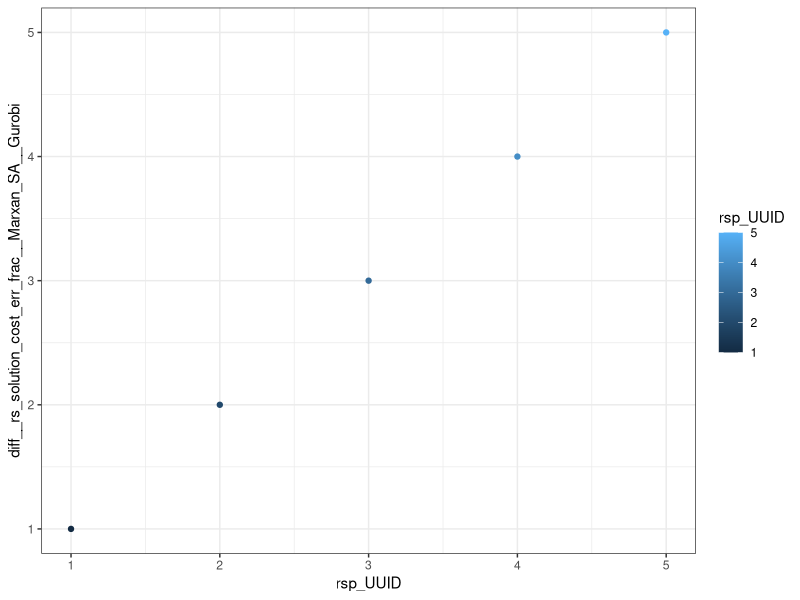
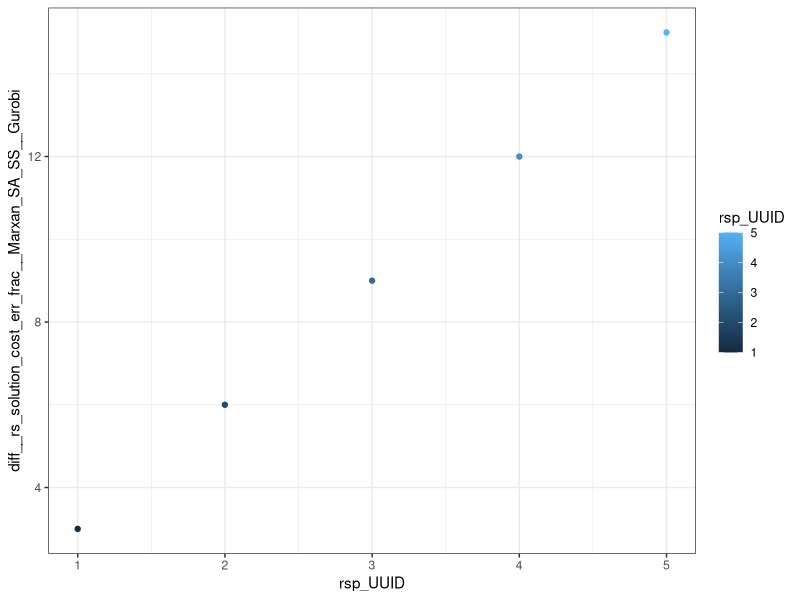
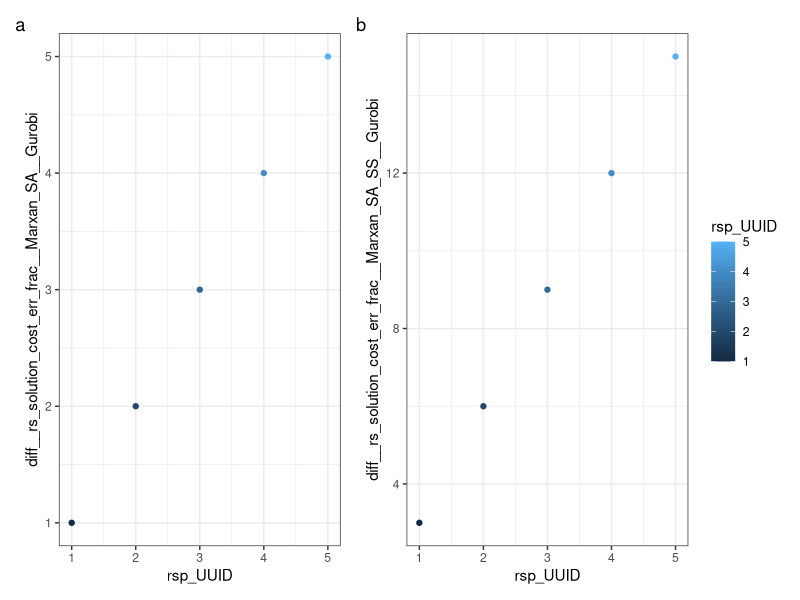

The R source for these figures, in order:
#===============================================================================

    ##  Load combined input data from multiple batches

new__load_all_data_for_paper_1_2 <- function (rs_method_names_list, base_path, suffix)
    {
    full_Gurobi_tib    = load_input_csv_into_tibble ("Gurobi", base_path, suffix)

    #---------------------------------------------
        #  Small bug fix - 2021 04 16 - BTL
        #  gurobi_runtime is added twice in gurobi input file that was just 
        #  read in, so second occurrence is gurobi_runtime.1.
        #  Not sure when the error was made.  Could have been in bdpg 
        #  or in data aggregation after runs.  
        #  If you fix this in a way that causes the gurobi input file to be 
        #  changed and no longer have the ".1" column, then you also need to 
        #  remove this select() call in load_all_...() that removes that column.
        #  Note that I did check after the file was loaded to see if the two 
        #  columns are identical, and they are, i.e., 
        #  gurobi_runtime == gurobi_runtime.1.
    full_Gurobi_tib = select (full_Gurobi_tib, -gurobi_runtime.1)    
    #---------------------------------------------
    
    exp_tib = full_Gurobi_tib

    individual_rs_tib_list = list (Gurobi = full_Gurobi_tib)
    
    if ("Marxan_SA" %in% rs_method_names_list)
        {
        full_Marxan_SA_tib = 
            load_input_csv_into_tibble ("Marxan_SA", base_path, suffix)

        exp_tib = bind_rows (exp_tib, 
                             full_Marxan_SA_tib)
        
        individual_rs_tib_list [["Marxan_SA"]] = full_Marxan_SA_tib
        }
    
    if ("Marxan_SA_SS" %in% rs_method_names_list)
        {
        full_Marxan_SA_SS_tib = 
            load_input_csv_into_tibble ("Marxan_SA_SS", base_path, suffix)

        exp_tib = bind_rows (exp_tib, 
                             full_Marxan_SA_SS_tib)
        
        individual_rs_tib_list [["Marxan_SA_SS"]] = full_Marxan_SA_SS_tib
        }
    
    if ("ZL_Backward" %in% rs_method_names_list)
        {
        full_ZL_Backward_tib = 
            load_input_csv_into_tibble ("ZL_Backward", base_path, suffix)

        exp_tib = bind_rows (exp_tib, 
                             full_ZL_Backward_tib)
        }
    
    if ("SR_Forward" %in% rs_method_names_list)
        {
        full_SR_Forward_tib = 
            load_input_csv_into_tibble ("SR_Forward", base_path, suffix)
        
        exp_tib = bind_rows (exp_tib, 
                             full_SR_Forward_tib)
        }
    
    if ("UR_Forward" %in% rs_method_names_list)
        {
        full_UR_Forward_tib = 
            load_input_csv_into_tibble ("UR_Forward", base_path, suffix)
        
        exp_tib = bind_rows (exp_tib, 
                             full_UR_Forward_tib)
        
        individual_rs_tib_list [["UR_Forward"]] = full_UR_Forward_tib
        }

    joined_scores_tib_list = 
        build_joined_scores_tib_for_all_reserve_selectors (individual_rs_tib_list)
    
    # joined_scores_tib_list = joined_scores_tib_list$sorted
    
    score_diffs_tib = build_score_diffs_tib (joined_scores_tib_list)
    
    exp_tib = left_join (exp_tib, score_diffs_tib, by = "rsp_UUID")
    
    return (list (full_Gurobi_tib = full_Gurobi_tib,
                  exp_tib = exp_tib))
    }

#===============================================================================

rename_score_cols_with_rs_name <- function (cur_small_tib, names_to_replace, cur_rs_name)
    {
    cn = colnames (cur_small_tib)
    cn [which (cn == "rs_solution_cost_err_frac")] = glue ("rs_solution_cost_err_frac__", cur_rs_name)
    cn [which (cn == "abs_rs_solution_cost_err_frac")] = glue ("abs_rs_solution_cost_err_frac__", cur_rs_name)
    cn [which (cn == "rsr_COR_euc_out_err_frac")] = glue ("rsr_COR_euc_out_err_frac__", cur_rs_name)
    # cn [which (cn == "rsr_APP_spp_rep_shortfall")] = glue ("rsr_APP_spp_rep_shortfall__", cur_rs_name)
    # cn [which (cn == "rsr_APP_solution_FRAC_spp_covered")] = glue ("rsr_APP_solution_FRAC_spp_covered__", cur_rs_name)
    cn [which (cn == "rsr_COR_spp_rep_shortfall")] = glue ("rsr_COR_spp_rep_shortfall__", cur_rs_name)
    cn [which (cn == "rsr_COR_solution_FRAC_spp_covered")] = glue ("rsr_COR_solution_FRAC_spp_covered__", cur_rs_name)
    cn [which (cn == "err_mag")] = glue ("err_mag__", cur_rs_name)
    colnames (cur_small_tib) = cn
    
    return (cur_small_tib)
    }

#===============================================================================

init_and_add_one_rs <- function (cur_rs_name, multiplier, individual_rs_tib_list)
    {
    uuids <- sample (1:5,replace=FALSE)
    full_tib = tibble (mult = multiplier, rsp_UUID = uuids, 
                       
                       rs_solution_cost_err_frac = uuids * multiplier,
                       abs_rs_solution_cost_err_frac = uuids * multiplier,

                       rsr_COR_euc_out_err_frac = uuids * multiplier,

                       # rsr_APP_spp_rep_shortfall = uuids * multiplier,
                       # rsr_APP_solution_FRAC_spp_covered = uuids * multiplier,
                       # 
                       rsr_COR_spp_rep_shortfall = uuids * multiplier,
                       rsr_COR_solution_FRAC_spp_covered = uuids * multiplier,
                    
                       err_mag = uuids * multiplier
                      )
    individual_rs_tib_list [[cur_rs_name]] = full_tib
   
    return (individual_rs_tib_list)
    }

#===============================================================================

init_data <- function ()
    {
    individual_rs_tib_list = list()
    
    individual_rs_tib_list = 
        init_and_add_one_rs (cur_rs_name = "Gurobi", 
                             multiplier = 2, 
                             individual_rs_tib_list)

    individual_rs_tib_list = 
        init_and_add_one_rs (cur_rs_name = "Marxan_SA", 
                             multiplier = 3, 
                             individual_rs_tib_list)

    individual_rs_tib_list = 
        init_and_add_one_rs (cur_rs_name = "Marxan_SA_SS", 
                             multiplier = 5, 
                             individual_rs_tib_list)

    individual_rs_tib_list = 
        init_and_add_one_rs (cur_rs_name = "UR_Forward", 
                             multiplier = 7, 
                             individual_rs_tib_list)

    return (individual_rs_tib_list)
    }

#===============================================================================

build_joined_scores_tib_for_all_reserve_selectors <- 
    function (individual_rs_tib_list)
    {
    joined_scores_tib = NULL
    rs_names = names (individual_rs_tib_list)
    num_rs = length (rs_names)
    
    for (cur_idx in 1:num_rs)
        {
        cur_rs_name = rs_names [cur_idx]
        cat ("\n", cur_idx, ": cur_rs_name = '", cur_rs_name, sep='')
        
        cur_full_tib = individual_rs_tib_list [[cur_idx]]
        cur_small_tib = select (cur_full_tib, 
                              
                                #  Problem and reserve selector labels                     
                                    # id,     #  Batch ID
                                    rsp_UUID, 
                                
                                    rs_solution_cost_err_frac,
                                    abs_rs_solution_cost_err_frac,

                                    rsr_COR_euc_out_err_frac,

                                    # rsr_APP_spp_rep_shortfall,
                                    # rsr_APP_solution_FRAC_spp_covered,

                                    rsr_COR_spp_rep_shortfall,
                                    rsr_COR_solution_FRAC_spp_covered,
                                    
                                    err_mag
                                ) 
      
        new_small_tib = 
            rename_score_cols_with_rs_name (cur_small_tib, names_to_replace, cur_rs_name)
        
        if (is.null (joined_scores_tib))
            {
            joined_scores_tib = new_small_tib
            
            } else
            {
            joined_scores_tib <- left_join (joined_scores_tib, 
                                            new_small_tib, 
                                            by = "rsp_UUID")
            }
    
        }  #  end for - all rs names
    
        #  This sorting was to make it easier to figure out whether test 
        #  results were correct, but isn't useful or necessary for real data, 
    # joined_scores_tib = arrange (joined_scores_tib, rsp_UUID)
    
    return (joined_scores_tib)
    }

#===============================================================================

build_score_diffs_tib <- function (sorted_joined_scores_tib)
    {
    score_diffs_tib = mutate (sorted_joined_scores_tib, 
                          
                            # #----------  xxx
                            # 
                            # diff__xxx__Marxan_SA__Gurobi = xxx__Marxan_SA - xxx__Gurobi, 
                            # diff__xxx__Gurobi__Marxan_SA = -diff__xxx__Marxan_SA__Gurobi, 
                            # 
                            # diff__xxx__Marxan_SA_SS__Gurobi = xxx__Marxan_SA_SS - xxx__Gurobi, 
                            # diff__xxx__Gurobi__Marxan_SA_SS = -diff__xxx__Marxan_SA_SS__Gurobi, 
                            # 
                            # diff__xxx__UR_Forward__Gurobi = xxx__UR_Forward - xxx__Gurobi, 
                            # diff__xxx__Gurobi__UR_Forward = -diff__xxx__UR_Forward__Gurobi, 
                            # 
                            # 
                            # diff__xxx__Marxan_SA__Marxan_SA_SS = xxx__Marxan_SA - xxx__Marxan_SA_SS, 
                            # diff__xxx__Marxan_SA_SS__Marxan_SA = -diff__xxx__Marxan_SA__Marxan_SA_SS, 
                            # 
                            # diff__xxx__Marxan_SA__UR_Forward = xxx__Marxan_SA - xxx__UR_Forward, 
                            # diff__xxx__UR_Forward__Marxan_SA = -diff__xxx__Marxan_SA__UR_Forward, 
                            # 
                            # 
                            # diff__xxx__Marxan_SA_SS__UR_Forward = xxx__Marxan_SA_SS - xxx__UR_Forward, 
                            # diff__xxx__UR_Forward__Marxan_SA_SS = -diff__xxx__Marxan_SA_SS__UR_Forward, 
                            
                            #----------  rs_solution_cost_err_frac
                            
                            diff__rs_solution_cost_err_frac__Marxan_SA__Gurobi = rs_solution_cost_err_frac__Marxan_SA - rs_solution_cost_err_frac__Gurobi, 
                            diff__rs_solution_cost_err_frac__Gurobi__Marxan_SA = -diff__rs_solution_cost_err_frac__Marxan_SA__Gurobi, 
                            
                            diff__rs_solution_cost_err_frac__Marxan_SA_SS__Gurobi = rs_solution_cost_err_frac__Marxan_SA_SS - rs_solution_cost_err_frac__Gurobi, 
                            diff__rs_solution_cost_err_frac__Gurobi__Marxan_SA_SS = -diff__rs_solution_cost_err_frac__Marxan_SA_SS__Gurobi, 
                            
                            diff__rs_solution_cost_err_frac__UR_Forward__Gurobi = rs_solution_cost_err_frac__UR_Forward - rs_solution_cost_err_frac__Gurobi, 
                            diff__rs_solution_cost_err_frac__Gurobi__UR_Forward = -diff__rs_solution_cost_err_frac__UR_Forward__Gurobi, 
                            
                            
                            diff__rs_solution_cost_err_frac__Marxan_SA__Marxan_SA_SS = rs_solution_cost_err_frac__Marxan_SA - rs_solution_cost_err_frac__Marxan_SA_SS, 
                            diff__rs_solution_cost_err_frac__Marxan_SA_SS__Marxan_SA = -diff__rs_solution_cost_err_frac__Marxan_SA__Marxan_SA_SS, 
                            
                            diff__rs_solution_cost_err_frac__Marxan_SA__UR_Forward = rs_solution_cost_err_frac__Marxan_SA - rs_solution_cost_err_frac__UR_Forward, 
                            diff__rs_solution_cost_err_frac__UR_Forward__Marxan_SA = -diff__rs_solution_cost_err_frac__Marxan_SA__UR_Forward, 
                            
                            
                            diff__rs_solution_cost_err_frac__Marxan_SA_SS__UR_Forward = rs_solution_cost_err_frac__Marxan_SA_SS - rs_solution_cost_err_frac__UR_Forward, 
                            diff__rs_solution_cost_err_frac__UR_Forward__Marxan_SA_SS = -diff__rs_solution_cost_err_frac__Marxan_SA_SS__UR_Forward, 
                            
                            #----------  abs_rs_solution_cost_err_frac
                            
                            diff__abs_rs_solution_cost_err_frac__Marxan_SA__Gurobi = abs_rs_solution_cost_err_frac__Marxan_SA - abs_rs_solution_cost_err_frac__Gurobi, 
                            diff__abs_rs_solution_cost_err_frac__Gurobi__Marxan_SA = -diff__abs_rs_solution_cost_err_frac__Marxan_SA__Gurobi, 
                            
                            diff__abs_rs_solution_cost_err_frac__Marxan_SA_SS__Gurobi = abs_rs_solution_cost_err_frac__Marxan_SA_SS - abs_rs_solution_cost_err_frac__Gurobi, 
                            diff__abs_rs_solution_cost_err_frac__Gurobi__Marxan_SA_SS = -diff__abs_rs_solution_cost_err_frac__Marxan_SA_SS__Gurobi, 
                            
                            diff__abs_rs_solution_cost_err_frac__UR_Forward__Gurobi = abs_rs_solution_cost_err_frac__UR_Forward - abs_rs_solution_cost_err_frac__Gurobi, 
                            diff__abs_rs_solution_cost_err_frac__Gurobi__UR_Forward = -diff__abs_rs_solution_cost_err_frac__UR_Forward__Gurobi, 
                            
                            
                            diff__abs_rs_solution_cost_err_frac__Marxan_SA__Marxan_SA_SS = abs_rs_solution_cost_err_frac__Marxan_SA - abs_rs_solution_cost_err_frac__Marxan_SA_SS, 
                            diff__abs_rs_solution_cost_err_frac__Marxan_SA_SS__Marxan_SA = -diff__abs_rs_solution_cost_err_frac__Marxan_SA__Marxan_SA_SS, 
                            
                            diff__abs_rs_solution_cost_err_frac__Marxan_SA__UR_Forward = abs_rs_solution_cost_err_frac__Marxan_SA - abs_rs_solution_cost_err_frac__UR_Forward, 
                            diff__abs_rs_solution_cost_err_frac__UR_Forward__Marxan_SA = -diff__abs_rs_solution_cost_err_frac__Marxan_SA__UR_Forward, 
                            
                            
                            diff__abs_rs_solution_cost_err_frac__Marxan_SA_SS__UR_Forward = abs_rs_solution_cost_err_frac__Marxan_SA_SS - abs_rs_solution_cost_err_frac__UR_Forward, 
                            diff__abs_rs_solution_cost_err_frac__UR_Forward__Marxan_SA_SS = -diff__abs_rs_solution_cost_err_frac__Marxan_SA_SS__UR_Forward, 
                            
                            #----------  rsr_COR_euc_out_err_frac
                            
                            diff__rsr_COR_euc_out_err_frac__Marxan_SA__Gurobi = rsr_COR_euc_out_err_frac__Marxan_SA - rsr_COR_euc_out_err_frac__Gurobi, 
                            diff__rsr_COR_euc_out_err_frac__Gurobi__Marxan_SA = -diff__rsr_COR_euc_out_err_frac__Marxan_SA__Gurobi, 
                            
                            diff__rsr_COR_euc_out_err_frac__Marxan_SA_SS__Gurobi = rsr_COR_euc_out_err_frac__Marxan_SA_SS - rsr_COR_euc_out_err_frac__Gurobi, 
                            diff__rsr_COR_euc_out_err_frac__Gurobi__Marxan_SA_SS = -diff__rsr_COR_euc_out_err_frac__Marxan_SA_SS__Gurobi, 
                            
                            diff__rsr_COR_euc_out_err_frac__UR_Forward__Gurobi = rsr_COR_euc_out_err_frac__UR_Forward - rsr_COR_euc_out_err_frac__Gurobi, 
                            diff__rsr_COR_euc_out_err_frac__Gurobi__UR_Forward = -diff__rsr_COR_euc_out_err_frac__UR_Forward__Gurobi, 
                            
                            
                            diff__rsr_COR_euc_out_err_frac__Marxan_SA__Marxan_SA_SS = rsr_COR_euc_out_err_frac__Marxan_SA - rsr_COR_euc_out_err_frac__Marxan_SA_SS, 
                            diff__rsr_COR_euc_out_err_frac__Marxan_SA_SS__Marxan_SA = -diff__rsr_COR_euc_out_err_frac__Marxan_SA__Marxan_SA_SS, 
                            
                            diff__rsr_COR_euc_out_err_frac__Marxan_SA__UR_Forward = rsr_COR_euc_out_err_frac__Marxan_SA - rsr_COR_euc_out_err_frac__UR_Forward, 
                            diff__rsr_COR_euc_out_err_frac__UR_Forward__Marxan_SA = -diff__rsr_COR_euc_out_err_frac__Marxan_SA__UR_Forward, 
                            
                            
                            diff__rsr_COR_euc_out_err_frac__Marxan_SA_SS__UR_Forward = rsr_COR_euc_out_err_frac__Marxan_SA_SS - rsr_COR_euc_out_err_frac__UR_Forward, 
                            diff__rsr_COR_euc_out_err_frac__UR_Forward__Marxan_SA_SS = -diff__rsr_COR_euc_out_err_frac__Marxan_SA_SS__UR_Forward, 
                            
                            # #----------  rsr_APP_spp_rep_shortfall
                            # 
                            # diff__rsr_APP_spp_rep_shortfall__Marxan_SA__Gurobi = rsr_APP_spp_rep_shortfall__Marxan_SA - rsr_APP_spp_rep_shortfall__Gurobi, 
                            # diff__rsr_APP_spp_rep_shortfall__Gurobi__Marxan_SA = -diff__rsr_APP_spp_rep_shortfall__Marxan_SA__Gurobi, 
                            # 
                            # diff__rsr_APP_spp_rep_shortfall__Marxan_SA_SS__Gurobi = rsr_APP_spp_rep_shortfall__Marxan_SA_SS - rsr_APP_spp_rep_shortfall__Gurobi, 
                            # diff__rsr_APP_spp_rep_shortfall__Gurobi__Marxan_SA_SS = -diff__rsr_APP_spp_rep_shortfall__Marxan_SA_SS__Gurobi, 
                            # 
                            # diff__rsr_APP_spp_rep_shortfall__UR_Forward__Gurobi = rsr_APP_spp_rep_shortfall__UR_Forward - rsr_APP_spp_rep_shortfall__Gurobi, 
                            # diff__rsr_APP_spp_rep_shortfall__Gurobi__UR_Forward = -diff__rsr_APP_spp_rep_shortfall__UR_Forward__Gurobi, 
                            # 
                            # 
                            # diff__rsr_APP_spp_rep_shortfall__Marxan_SA__Marxan_SA_SS = rsr_APP_spp_rep_shortfall__Marxan_SA - rsr_APP_spp_rep_shortfall__Marxan_SA_SS, 
                            # diff__rsr_APP_spp_rep_shortfall__Marxan_SA_SS__Marxan_SA = -diff__rsr_APP_spp_rep_shortfall__Marxan_SA__Marxan_SA_SS, 
                            # 
                            # diff__rsr_APP_spp_rep_shortfall__Marxan_SA__UR_Forward = rsr_APP_spp_rep_shortfall__Marxan_SA - rsr_APP_spp_rep_shortfall__UR_Forward, 
                            # diff__rsr_APP_spp_rep_shortfall__UR_Forward__Marxan_SA = -diff__rsr_APP_spp_rep_shortfall__Marxan_SA__UR_Forward, 
                            # 
                            # 
                            # diff__rsr_APP_spp_rep_shortfall__Marxan_SA_SS__UR_Forward = rsr_APP_spp_rep_shortfall__Marxan_SA_SS - rsr_APP_spp_rep_shortfall__UR_Forward, 
                            # diff__rsr_APP_spp_rep_shortfall__UR_Forward__Marxan_SA_SS = -diff__rsr_APP_spp_rep_shortfall__Marxan_SA_SS__UR_Forward, 
                            
                            # #----------  rsr_APP_solution_FRAC_spp_covered
                            # 
                            # diff__rsr_APP_solution_FRAC_spp_covered__Marxan_SA__Gurobi = rsr_APP_solution_FRAC_spp_covered__Marxan_SA - rsr_APP_solution_FRAC_spp_covered__Gurobi, 
                            # diff__rsr_APP_solution_FRAC_spp_covered__Gurobi__Marxan_SA = -diff__rsr_APP_solution_FRAC_spp_covered__Marxan_SA__Gurobi, 
                            # 
                            # diff__rsr_APP_solution_FRAC_spp_covered__Marxan_SA_SS__Gurobi = rsr_APP_solution_FRAC_spp_covered__Marxan_SA_SS - rsr_APP_solution_FRAC_spp_covered__Gurobi, 
                            # diff__rsr_APP_solution_FRAC_spp_covered__Gurobi__Marxan_SA_SS = -diff__rsr_APP_solution_FRAC_spp_covered__Marxan_SA_SS__Gurobi, 
                            # 
                            # diff__rsr_APP_solution_FRAC_spp_covered__UR_Forward__Gurobi = rsr_APP_solution_FRAC_spp_covered__UR_Forward - rsr_APP_solution_FRAC_spp_covered__Gurobi, 
                            # diff__rsr_APP_solution_FRAC_spp_covered__Gurobi__UR_Forward = -diff__rsr_APP_solution_FRAC_spp_covered__UR_Forward__Gurobi, 
                            # 
                            # 
                            # diff__rsr_APP_solution_FRAC_spp_covered__Marxan_SA__Marxan_SA_SS = rsr_APP_solution_FRAC_spp_covered__Marxan_SA - rsr_APP_solution_FRAC_spp_covered__Marxan_SA_SS, 
                            # diff__rsr_APP_solution_FRAC_spp_covered__Marxan_SA_SS__Marxan_SA = -diff__rsr_APP_solution_FRAC_spp_covered__Marxan_SA__Marxan_SA_SS, 
                            # 
                            # diff__rsr_APP_solution_FRAC_spp_covered__Marxan_SA__UR_Forward = rsr_APP_solution_FRAC_spp_covered__Marxan_SA - rsr_APP_solution_FRAC_spp_covered__UR_Forward, 
                            # diff__rsr_APP_solution_FRAC_spp_covered__UR_Forward__Marxan_SA = -diff__rsr_APP_solution_FRAC_spp_covered__Marxan_SA__UR_Forward, 
                            # 
                            # 
                            # diff__rsr_APP_solution_FRAC_spp_covered__Marxan_SA_SS__UR_Forward = rsr_APP_solution_FRAC_spp_covered__Marxan_SA_SS - rsr_APP_solution_FRAC_spp_covered__UR_Forward, 
                            # diff__rsr_APP_solution_FRAC_spp_covered__UR_Forward__Marxan_SA_SS = -diff__rsr_APP_solution_FRAC_spp_covered__Marxan_SA_SS__UR_Forward, 
                            
                            #----------  rsr_COR_spp_rep_shortfall
                            
                            diff__rsr_COR_spp_rep_shortfall__Marxan_SA__Gurobi = rsr_COR_spp_rep_shortfall__Marxan_SA - rsr_COR_spp_rep_shortfall__Gurobi, 
                            diff__rsr_COR_spp_rep_shortfall__Gurobi__Marxan_SA = -diff__rsr_COR_spp_rep_shortfall__Marxan_SA__Gurobi, 
                            
                            diff__rsr_COR_spp_rep_shortfall__Marxan_SA_SS__Gurobi = rsr_COR_spp_rep_shortfall__Marxan_SA_SS - rsr_COR_spp_rep_shortfall__Gurobi, 
                            diff__rsr_COR_spp_rep_shortfall__Gurobi__Marxan_SA_SS = -diff__rsr_COR_spp_rep_shortfall__Marxan_SA_SS__Gurobi, 
                            
                            diff__rsr_COR_spp_rep_shortfall__UR_Forward__Gurobi = rsr_COR_spp_rep_shortfall__UR_Forward - rsr_COR_spp_rep_shortfall__Gurobi, 
                            diff__rsr_COR_spp_rep_shortfall__Gurobi__UR_Forward = -diff__rsr_COR_spp_rep_shortfall__UR_Forward__Gurobi, 
                            
                            
                            diff__rsr_COR_spp_rep_shortfall__Marxan_SA__Marxan_SA_SS = rsr_COR_spp_rep_shortfall__Marxan_SA - rsr_COR_spp_rep_shortfall__Marxan_SA_SS, 
                            diff__rsr_COR_spp_rep_shortfall__Marxan_SA_SS__Marxan_SA = -diff__rsr_COR_spp_rep_shortfall__Marxan_SA__Marxan_SA_SS, 
                            
                            diff__rsr_COR_spp_rep_shortfall__Marxan_SA__UR_Forward = rsr_COR_spp_rep_shortfall__Marxan_SA - rsr_COR_spp_rep_shortfall__UR_Forward, 
                            diff__rsr_COR_spp_rep_shortfall__UR_Forward__Marxan_SA = -diff__rsr_COR_spp_rep_shortfall__Marxan_SA__UR_Forward, 
                            
                            
                            diff__rsr_COR_spp_rep_shortfall__Marxan_SA_SS__UR_Forward = rsr_COR_spp_rep_shortfall__Marxan_SA_SS - rsr_COR_spp_rep_shortfall__UR_Forward, 
                            diff__rsr_COR_spp_rep_shortfall__UR_Forward__Marxan_SA_SS = -diff__rsr_COR_spp_rep_shortfall__Marxan_SA_SS__UR_Forward, 
                            
                            #----------  rsr_COR_solution_FRAC_spp_covered
                            
                            diff__rsr_COR_solution_FRAC_spp_covered__Marxan_SA__Gurobi = rsr_COR_solution_FRAC_spp_covered__Marxan_SA - rsr_COR_solution_FRAC_spp_covered__Gurobi, 
                            diff__rsr_COR_solution_FRAC_spp_covered__Gurobi__Marxan_SA = -diff__rsr_COR_solution_FRAC_spp_covered__Marxan_SA__Gurobi, 
                            
                            diff__rsr_COR_solution_FRAC_spp_covered__Marxan_SA_SS__Gurobi = rsr_COR_solution_FRAC_spp_covered__Marxan_SA_SS - rsr_COR_solution_FRAC_spp_covered__Gurobi, 
                            diff__rsr_COR_solution_FRAC_spp_covered__Gurobi__Marxan_SA_SS = -diff__rsr_COR_solution_FRAC_spp_covered__Marxan_SA_SS__Gurobi, 
                            
                            diff__rsr_COR_solution_FRAC_spp_covered__UR_Forward__Gurobi = rsr_COR_solution_FRAC_spp_covered__UR_Forward - rsr_COR_solution_FRAC_spp_covered__Gurobi, 
                            diff__rsr_COR_solution_FRAC_spp_covered__Gurobi__UR_Forward = -diff__rsr_COR_solution_FRAC_spp_covered__UR_Forward__Gurobi, 
                            
                            
                            diff__rsr_COR_solution_FRAC_spp_covered__Marxan_SA__Marxan_SA_SS = rsr_COR_solution_FRAC_spp_covered__Marxan_SA - rsr_COR_solution_FRAC_spp_covered__Marxan_SA_SS, 
                            diff__rsr_COR_solution_FRAC_spp_covered__Marxan_SA_SS__Marxan_SA = -diff__rsr_COR_solution_FRAC_spp_covered__Marxan_SA__Marxan_SA_SS, 
                            
                            diff__rsr_COR_solution_FRAC_spp_covered__Marxan_SA__UR_Forward = rsr_COR_solution_FRAC_spp_covered__Marxan_SA - rsr_COR_solution_FRAC_spp_covered__UR_Forward, 
                            diff__rsr_COR_solution_FRAC_spp_covered__UR_Forward__Marxan_SA = -diff__rsr_COR_solution_FRAC_spp_covered__Marxan_SA__UR_Forward, 
                            
                            
                            diff__rsr_COR_solution_FRAC_spp_covered__Marxan_SA_SS__UR_Forward = rsr_COR_solution_FRAC_spp_covered__Marxan_SA_SS - rsr_COR_solution_FRAC_spp_covered__UR_Forward, 
                            diff__rsr_COR_solution_FRAC_spp_covered__UR_Forward__Marxan_SA_SS = -diff__rsr_COR_solution_FRAC_spp_covered__Marxan_SA_SS__UR_Forward, 
                            
                            #----------  err_mag
                            
                            diff__err_mag__Marxan_SA__Gurobi = err_mag__Marxan_SA - err_mag__Gurobi, 
                            diff__err_mag__Gurobi__Marxan_SA = -diff__err_mag__Marxan_SA__Gurobi, 
                            
                            diff__err_mag__Marxan_SA_SS__Gurobi = err_mag__Marxan_SA_SS - err_mag__Gurobi, 
                            diff__err_mag__Gurobi__Marxan_SA_SS = -diff__err_mag__Marxan_SA_SS__Gurobi, 
                            
                            diff__err_mag__UR_Forward__Gurobi = err_mag__UR_Forward - err_mag__Gurobi, 
                            diff__err_mag__Gurobi__UR_Forward = -diff__err_mag__UR_Forward__Gurobi, 
                            
                            
                            diff__err_mag__Marxan_SA__Marxan_SA_SS = err_mag__Marxan_SA - err_mag__Marxan_SA_SS, 
                            diff__err_mag__Marxan_SA_SS__Marxan_SA = -diff__err_mag__Marxan_SA__Marxan_SA_SS, 
                            
                            diff__err_mag__Marxan_SA__UR_Forward = err_mag__Marxan_SA - err_mag__UR_Forward, 
                            diff__err_mag__UR_Forward__Marxan_SA = -diff__err_mag__Marxan_SA__UR_Forward, 
                            
                            
                            diff__err_mag__Marxan_SA_SS__UR_Forward = err_mag__Marxan_SA_SS - err_mag__UR_Forward, 
                            diff__err_mag__UR_Forward__Marxan_SA_SS = -diff__err_mag__Marxan_SA_SS__UR_Forward
                            )
    
    return (score_diffs_tib)
    }

#===============================================================================

test_build_score_diffs <- function ()
    {
    set.seed (101)
    individual_rs_tib_list = init_data ()
    
    joined_scores_tib = 
      build_joined_scores_tib_for_all_reserve_selectors (individual_rs_tib_list)
    
    sorted_joined_scores_tib = arrange (joined_scores_tib, rsp_UUID)
    
    #sorted_joined_scores_tib = joined_scores_tib_list$sorted
    
    score_diffs_tib = build_score_diffs_tib (sorted_joined_scores_tib)

    return (score_diffs_tib)    
    }

#===============================================================================

library (tidyverse)
library (glue)
library (patchwork) 

score_diffs_tib = test_build_score_diffs ()

p1 = ggplot (data = score_diffs_tib, 
             aes (x = rsp_UUID, y = diff__rs_solution_cost_err_frac__Marxan_SA__Gurobi)
            ) + 
        geom_point (aes (color = rsp_UUID)) + 
  theme_bw()

p1

p2 <- ggplot (data = score_diffs_tib, 
             aes (x = rsp_UUID, y = diff__rs_solution_cost_err_frac__Marxan_SA_SS__Gurobi)
            ) + 
        geom_point (aes (color = rsp_UUID)) + 
  theme_bw()

p2
patched <- p1 + p2

patched + plot_annotation (tag_levels = 'a') +
          plot_layout (guides="collect") #+
          #plot_layout (heights=c(3,2,2))

#===============================================================================


